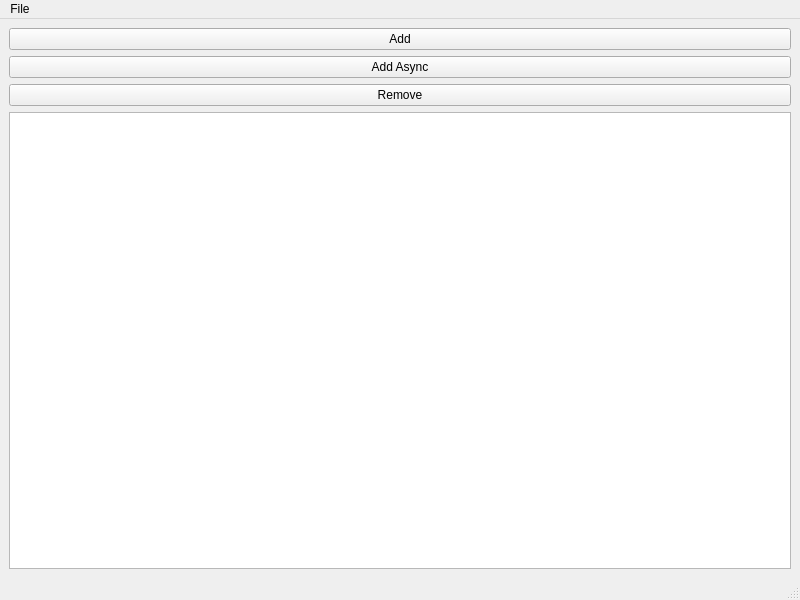
<?xml version="1.0" encoding="UTF-8"?>
<ui version="4.0">
 <class>MainWindow</class>
 <widget class="QMainWindow" name="MainWindow">
  <property name="geometry">
   <rect>
    <x>0</x>
    <y>0</y>
    <width>800</width>
    <height>600</height>
   </rect>
  </property>
  <property name="windowTitle">
   <string>MainWindow</string>
  </property>
  <widget class="QWidget" name="centralwidget">
   <layout class="QVBoxLayout" name="verticalLayout">
    <item>
     <widget class="QPushButton" name="addPushButton">
      <property name="text">
       <string>Add</string>
      </property>
     </widget>
    </item>
    <item>
     <widget class="QPushButton" name="addAsyncPushButton">
      <property name="text">
       <string>Add Async</string>
      </property>
     </widget>
    </item>
    <item>
     <widget class="QPushButton" name="removePushButton">
      <property name="text">
       <string>Remove</string>
      </property>
     </widget>
    </item>
    <item>
     <widget class="QListWidget" name="listWidget"/>
    </item>
   </layout>
  </widget>
  <widget class="QMenuBar" name="menubar">
   <property name="geometry">
    <rect>
     <x>0</x>
     <y>0</y>
     <width>800</width>
     <height>37</height>
    </rect>
   </property>
   <widget class="QMenu" name="menuFile">
    <property name="title">
     <string>File</string>
    </property>
    <addaction name="actionload"/>
    <addaction name="actionsave_as"/>
    <addaction name="actionsave"/>
   </widget>
   <addaction name="menuFile"/>
  </widget>
  <widget class="QStatusBar" name="statusbar"/>
  <action name="actionload">
   <property name="text">
    <string>load</string>
   </property>
  </action>
  <action name="actionsave_as">
   <property name="text">
    <string>save as</string>
   </property>
  </action>
  <action name="actionsave">
   <property name="text">
    <string>save</string>
   </property>
  </action>
 </widget>
 <resources/>
 <connections/>
</ui>
